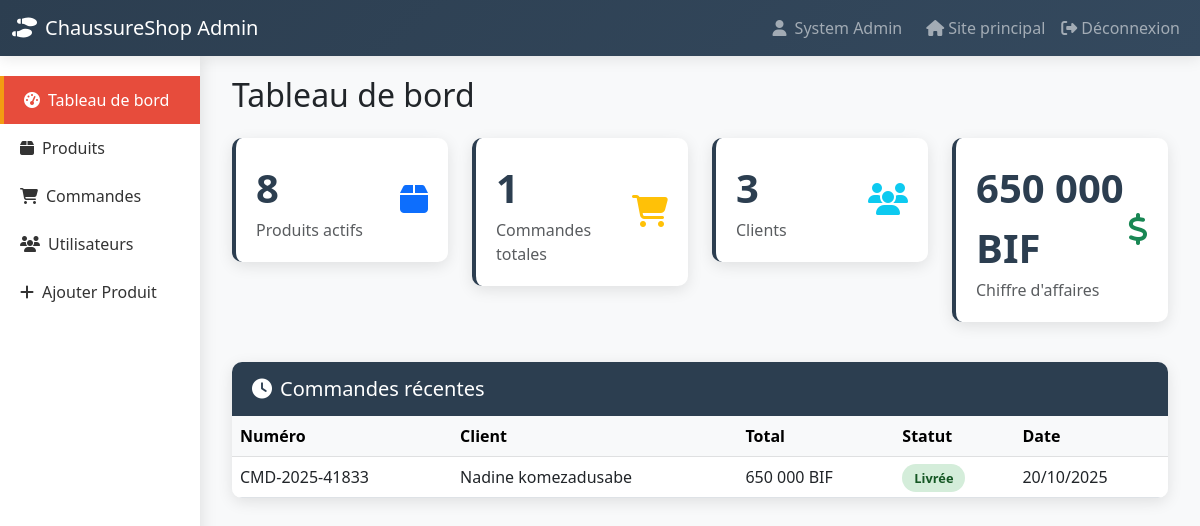
/admin.php (signed in), run on the app's committed database.
### tables this page shows
CREATE TABLE `products` (
  `id` int(11) NOT NULL,
  `nom` varchar(255) NOT NULL,
  `description` text DEFAULT NULL,
  `prix` decimal(10,2) NOT NULL,
  `prix_original` decimal(10,2) DEFAULT NULL,
  `category_id` int(11) DEFAULT NULL,
  `genre` enum('homme','femme','enfant') NOT NULL,
  `tailles` longtext DEFAULT NULL CHECK (json_valid(`tailles`)),
  `couleurs` longtext DEFAULT NULL CHECK (json_valid(`couleurs`)),
  `stock_total` int(11) DEFAULT 0,
  `image_principale` varchar(255) DEFAULT NULL,
  `images_secondaires` longtext DEFAULT NULL CHECK (json_valid(`images_secondaires`)),
  `note_moyenne` decimal(3,2) DEFAULT 0.00,
  `nombre_avis` int(11) DEFAULT 0,
  `en_promotion` tinyint(1) DEFAULT 0,
  `date_creation` timestamp NOT NULL DEFAULT current_timestamp(),
  `date_modification` timestamp NOT NULL DEFAULT current_timestamp() ON UPDATE current_timestamp(),
  `actif` tinyint(1) DEFAULT 1
);

CREATE TABLE `orders` (
  `id` int(11) NOT NULL,
  `user_id` int(11) NOT NULL,
  `numero_commande` varchar(50) NOT NULL,
  `total` decimal(10,2) NOT NULL,
  `statut` enum('pending','processing','shipped','delivered','cancelled') DEFAULT 'pending',
  `mode_paiement` enum('lumicash','ecocash','bancobu','bcb','carte') NOT NULL,
  `adresse_livraison` text NOT NULL,
  `telephone_livraison` varchar(20) NOT NULL,
  `notes` text DEFAULT NULL,
  `date_commande` timestamp NOT NULL DEFAULT current_timestamp(),
  `date_modification` timestamp NOT NULL DEFAULT current_timestamp() ON UPDATE current_timestamp()
);

CREATE TABLE `users` (
  `id` int(11) NOT NULL,
  `nom` varchar(100) NOT NULL,
  `prenom` varchar(100) NOT NULL,
  `email` varchar(255) NOT NULL,
  `password_hash` varchar(255) NOT NULL,
  `telephone` varchar(20) DEFAULT NULL,
  `adresse` text DEFAULT NULL,
  `ville` varchar(100) DEFAULT NULL,
  `code_postal` varchar(10) DEFAULT NULL,
  `date_naissance` date DEFAULT NULL,
  `genre` enum('homme','femme','autre') DEFAULT NULL,
  `role` enum('client','admin') DEFAULT 'client',
  `date_creation` timestamp NOT NULL DEFAULT current_timestamp(),
  `date_modification` timestamp NOT NULL DEFAULT current_timestamp() ON UPDATE current_timestamp(),
  `actif` tinyint(1) DEFAULT 1
);

### config.php (called while the page is built, shortened)
<?php
function formatPrice($price) {
    return number_format($price, 0, ',', ' ') . ' BIF';
}

### admin.php (the view, shortened to what this page needs)
<?php
require_once 'config.php';
$pdo = getDB();
$stats = [];
$stmt = $pdo->query("SELECT COUNT(*) as count FROM products WHERE actif = 1");
$stats['products'] = $stmt->fetchColumn();
$stmt = $pdo->query("SELECT COUNT(*) as count FROM orders");
$stats['orders'] = $stmt->fetchColumn();
$stmt = $pdo->query("SELECT COUNT(*) as count FROM users WHERE role = 'client'");
$stats['users'] = $stmt->fetchColumn();
$stmt = $pdo->query("SELECT COALESCE(SUM(total), 0) as total FROM orders WHERE statut != 'cancelled'");
$stats['revenue'] = $stmt->fetchColumn();
$products = $pdo->query("SELECT p.*, c.nom as category_name FROM products p LEFT JOIN categories c ON p.category_id = c.id WHERE p.actif = 1 ORDER BY p.date_creation DESC LIMIT 10")->fetchAll();
$orders = $pdo->query("SELECT o.*, u.nom, u.prenom FROM orders o JOIN users u ON o.user_id = u.id ORDER BY o.date_commande DESC LIMIT 20")->fetchAll();
?>
<!DOCTYPE html>
<html lang="fr">
<head>
    <link href="css/bootstrap.css" rel="stylesheet">
    <link href="fontawesome/css/all.css" rel="stylesheet">
</head>
<body>
    <nav class="navbar navbar-expand-lg navbar-dark">
        <div class="container-fluid">
            <a class="navbar-brand" href="index.php">
                <i class="fas fa-shoe-prints me-2"></i>ChaussureShop Admin
            </a>
            <div class="navbar-nav ms-auto">
                <span class="navbar-text me-3">
                    <i class="fas fa-user me-1"></i>
                    <?= htmlspecialchars($_SESSION['user_prenom'] . ' ' . $_SESSION['user_nom']) ?>
                </span>
                <a class="nav-link" href="index.php">
                    <i class="fas fa-home me-1"></i>Site principal
                </a>
                <a class="nav-link" href="logout.php">
                    <i class="fas fa-sign-out-alt me-1"></i>Déconnexion
                </a>
            </div>
        </div>
    </nav>
    <div class="container-fluid">
        <div class="row">
            <div class="col-md-3 col-lg-2 p-0">
                <div class="sidebar">
                    <nav class="nav flex-column">
                        <a class="nav-link active" href="#dashboard" onclick="showSection('dashboard')">
                            <i class="fas fa-tachometer-alt me-2"></i>Tableau de bord
                        </a>
                        <a class="nav-link" href="#products" onclick="showSection('products')">
                            <i class="fas fa-box me-2"></i>Produits
                        </a>
                        <a class="nav-link" href="#orders" onclick="showSection('orders')">
                            <i class="fas fa-shopping-cart me-2"></i>Commandes
                        </a>
                        <a class="nav-link" href="#users" onclick="showSection('users')">
                            <i class="fas fa-users me-2"></i>Utilisateurs
                        </a>
                        <a class="nav-link" href="#add-product" onclick="showSection('add-product')">
                            <i class="fas fa-plus me-2"></i>Ajouter Produit
                        </a>
                    </nav>
                </div>
            </div>
            <div class="col-md-9 col-lg-10">
                <div class="main-content">
                    <div id="dashboard-section">
                        <h2 class="mb-4">Tableau de bord</h2>
                        <div class="row mb-4">
                            <div class="col-lg-3 col-md-6 mb-3">
                                <div class="stat-card">
                                    <div class="d-flex align-items-center">
                                        <div class="flex-grow-1">
                                            <div class="stat-number"><?= $stats['products'] ?></div>
                                            <div class="text-muted">Produits actifs</div>
                                        </div>
                                        <div class="text-primary">
                                            <i class="fas fa-box fa-2x"></i>
                                        </div>
                                    </div>
                                </div>
                            </div>
                            <div class="col-lg-3 col-md-6 mb-3">
                                <div class="stat-card">
                                    <div class="d-flex align-items-center">
                                        <div class="flex-grow-1">
                                            <div class="stat-number"><?= $stats['orders'] ?></div>
                                            <div class="text-muted">Commandes totales</div>
                                        </div>
                                        <div class="text-warning">
                                            <i class="fas fa-shopping-cart fa-2x"></i>
                                        </div>
                                    </div>
                                </div>
                            </div>
                            <div class="col-lg-3 col-md-6 mb-3">
                                <div class="stat-card">
                                    <div class="d-flex align-items-center">
                                        <div class="flex-grow-1">
                                            <div class="stat-number"><?= $stats['users'] ?></div>
                                            <div class="text-muted">Clients</div>
                                        </div>
                                        <div class="text-info">
                                            <i class="fas fa-users fa-2x"></i>
                                        </div>
                                    </div>
                                </div>
                            </div>
                            <div class="col-lg-3 col-md-6 mb-3">
                                <div class="stat-card">
                                    <div class="d-flex align-items-center">
                                        <div class="flex-grow-1">
                                            <div class="stat-number"><?= formatPrice($stats['revenue']) ?></div>
                                            <div class="text-muted">Chiffre d'affaires</div>
                                        </div>
                                        <div class="text-success">
                                            <i class="fas fa-dollar-sign fa-2x"></i>
                                        </div>
                                    </div>
                                </div>
                            </div>
                        </div>
                        <div class="table-card mb-4">
                            <div class="card-header">
                                <h5 class="mb-0"><i class="fas fa-clock me-2"></i>Commandes récentes</h5>
                            </div>
                            <div class="table-responsive">
                                <table class="table table-hover mb-0">
                                    <thead class="table-light">
                                        <tr>
                                            <th>Numéro</th>
                                            <th>Client</th>
                                            <th>Total</th>
                                            <th>Statut</th>
                                            <th>Date</th>
                                        </tr>
                                    </thead>
                                    <tbody>
                                        <?php foreach (array_slice($orders, 0, 5) as $order):
                                            $statusLabels = [
                                                'pending' => ['En attente', 'status-pending'],
                                                'processing' => ['En traitement', 'status-processing'],
                                                'shipped' => ['Expédiée', 'status-shipped'],
                                                'delivered' => ['Livrée', 'status-delivered'],
                                                'cancelled' => ['Annulée', 'status-cancelled']
                                            ];
                                            $statusInfo = $statusLabels[$order['statut']] ?? ['Inconnu', 'status-pending'];
                                        ?>
                                            <tr>
                                                <td><?= htmlspecialchars($order['numero_commande']) ?></td>
                                                <td><?= htmlspecialchars($order['prenom'] . ' ' . $order['nom']) ?></td>
                                                <td><?= formatPrice($order['total']) ?></td>
                                                <td>
                                                    <span class="status-badge <?= $statusInfo[1] ?>">
                                                        <?= $statusInfo[0] ?>
                                                    </span>
                                                </td>
                                                <td><?= date('d/m/Y', strtotime($order['date_commande'])) ?></td>
                                            </tr>
                                        <?php endforeach; ?>
                                    </tbody>
                                </table>
                            </div>
                        </div>
                    </div>
                </div>
            </div>
        </div>
    </div>
</body>
</html>

### admin.php (style rules this page uses)
:root { --primary-color: #2c3e50; --secondary-color: #e74c3c; --accent-color: #f39c12; --success-color: #27ae60; }
body { font-family: 'Segoe UI', Tahoma, Geneva, Verdana, sans-serif; background-color: #f8f9fa; }
.navbar { background: linear-gradient(135deg, var(--primary-color), #34495e); box-shadow: 0 2px 15px rgba(0,0,0,0.1); }
.sidebar { background: white; min-height: calc(100vh - 76px); box-shadow: 2px 0 15px rgba(0,0,0,0.1); padding: 20px 0; }
.sidebar .nav-link { color: #333; padding: 12px 20px; border: none; transition: all 0.3s ease; }
.sidebar .nav-link:hover, .sidebar .nav-link.active { background: var(--secondary-color); color: white; border-left: 4px solid var(--accent-color); }
.main-content { padding: 20px; }
.stat-card { background: white; border-radius: 10px; padding: 20px; box-shadow: 0 4px 15px rgba(0,0,0,0.1); transition: all 0.3s ease; border-left: 4px solid var(--primary-color); }
.stat-number { font-size: 2.5rem; font-weight: bold; color: var(--primary-color); }
.table-card { background: white; border-radius: 10px; box-shadow: 0 4px 15px rgba(0,0,0,0.1); overflow: hidden; }
.table-card .card-header { background: var(--primary-color); color: white; padding: 15px 20px; border: none; }
.status-badge { padding: 5px 12px; border-radius: 20px; font-size: 0.8rem; font-weight: 600; }
.status-delivered { background: #d4edda; color: #155724; }

### data on the page
products: id "8", actif "1", category "3", prix "650 000 BIF"
orders: numero_commande "CMD-2025-41833", user.nom "Nadine komezadusabe", total "650 000 BIF", statut "Livrée", date_commande "20/10/2025"

### other printed values
$_SESSION['user_prenom'] . ' ' . $_SESSION['user_nom'] "System Admin"
